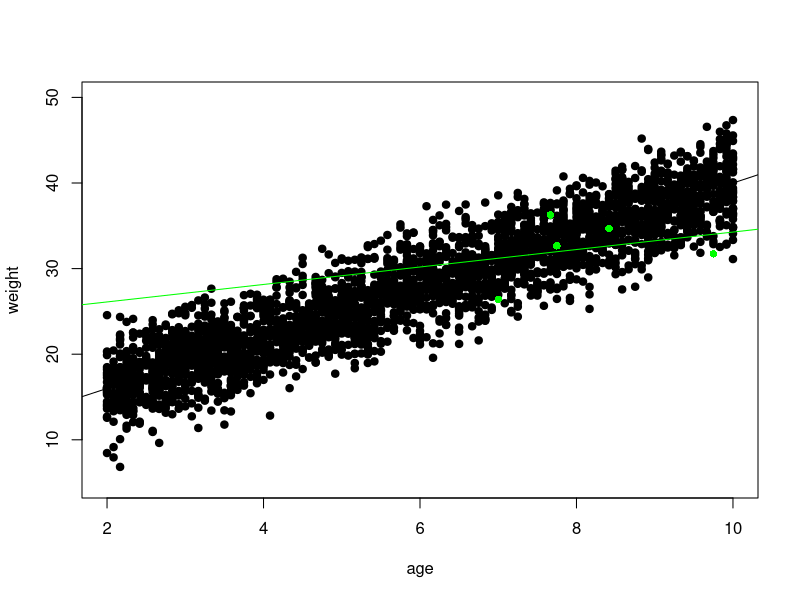

R code for this plot:
#아이들 몸무게 모델링(잡음)
#목표: 한국 전체 아이들 (2~10세)의 나이별 몸무게 추세 추정

#실제 추세선 / 몸무게가 결정되는 공식(임의)
true_func <- function(x){
  result <- x * 3 + 10 # x = 나이 
  return(result)
}

age <- sample(seq(2, 10, by = 1/12), 3000, replace = TRUE)
variation <- rnorm(length(age)) * 3

weight <- true_func(age) + variation

plot(age, weight, pch = 19, ylim = c(5, 50), xlim = c(2, 10))
abline(10, 3, col = "black")

#실제의 데이터 조사: 5명을 모집
mysample_age <- sample(seq(2, 10, by = 1/12), 5, replace = TRUE)
mysample_weight <- true_func(mysample_age) + rnorm(length(mysample_age)) * 3
points(mysample_age, mysample_weight, pch = 16, col = "green")
#주어진 데이터를 사용한 회귀 직선 계산: lm()
result <- lm(mysample_weight ~ mysample_age) #(종속변수 ~ 독립변수)
abline(result, col = "green")

